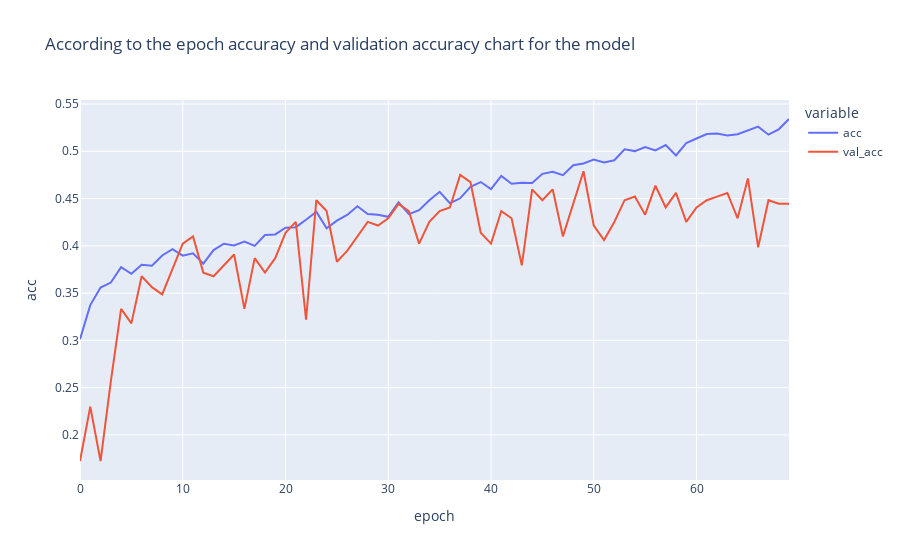

Notebook code cell kept with this figure:
### Code cell
import plotly.express as px
fig=px.line(hist.history,y=['acc','val_acc'],
           labels={'index':'epoch','value':'acc'},
           title=f'According to the epoch accuracy and validation accuracy chart for the model')
fig.show()

### Figure 1 — Plotly figure (JSON) as saved in the notebook; plotly's stock layout.template omitted (floating-point values rounded to 4 significant figures)
{"data": [{"hovertemplate": "variable=acc<br>epoch=%{x}<br>acc=%{y}<extra></extra>", "legendgroup": "acc", "line": {"color": "#636efa", "dash": "solid"}, "marker": {"symbol": "circle"}, "mode": "lines", "name": "acc", "orientation": "v", "showlegend": true, "type": "scatter", "x": [0, 1, 2, 3, 4, 5, 6, 7, 8, 9, 10, 11, 12, 13, 14, 15, 16, 17, 18, 19, 20, 21, 22, 23, 24, 25, 26, 27, 28, 29, 30, 31, 32, 33, 34, 35, 36, 37, 38, 39, 40, 41, 42, 43, 44, 45, 46, 47, 48, 49, 50, 51, 52, 53, 54, 55, 56, 57, 58, 59, 60, 61, 62, 63, 64, 65, 66, 67, 68, 69], "xaxis": "x", "y": [0.3013, 0.3373, 0.3559, 0.3612, 0.3775, 0.3705, 0.38, 0.3789, 0.3899, 0.3965, 0.3897, 0.3921, 0.3812, 0.3955, 0.4022, 0.4004, 0.4044, 0.4, 0.4115, 0.4121, 0.4192, 0.4198, 0.4276, 0.4361, 0.4186, 0.4266, 0.4327, 0.4418, 0.4337, 0.4329, 0.4307, 0.446, 0.4335, 0.4378, 0.4483, 0.4572, 0.445, 0.4503, 0.4624, 0.4675, 0.46, 0.4739, 0.4656, 0.4667, 0.4665, 0.4762, 0.4784, 0.4747, 0.4852, 0.4871, 0.4913, 0.4883, 0.4905, 0.502, 0.5002, 0.5044, 0.501, 0.5067, 0.4956, 0.5087, 0.5135, 0.5182, 0.5188, 0.5168, 0.518, 0.5224, 0.5261, 0.5176, 0.5232, 0.5342], "yaxis": "y"}, {"hovertemplate": "variable=val_acc<br>epoch=%{x}<br>acc=%{y}<extra></extra>", "legendgroup": "val_acc", "line": {"color": "#EF553B", "dash": "solid"}, "marker": {"symbol": "circle"}, "mode": "lines", "name": "val_acc", "orientation": "v", "showlegend": true, "type": "scatter", "x": [0, 1, 2, 3, 4, 5, 6, 7, 8, 9, 10, 11, 12, 13, 14, 15, 16, 17, 18, 19, 20, 21, 22, 23, 24, 25, 26, 27, 28, 29, 30, 31, 32, 33, 34, 35, 36, 37, 38, 39, 40, 41, 42, 43, 44, 45, 46, 47, 48, 49, 50, 51, 52, 53, 54, 55, 56, 57, 58, 59, 60, 61, 62, 63, 64, 65, 66, 67, 68, 69], "xaxis": "x", "y": [0.1724, 0.2299, 0.1724, 0.2567, 0.3333, 0.318, 0.3678, 0.3563, 0.3487, 0.3755, 0.4023, 0.41, 0.3716, 0.3678, 0.3793, 0.3908, 0.3333, 0.387, 0.3716, 0.387, 0.4138, 0.4253, 0.3218, 0.4483, 0.4368, 0.3831, 0.3946, 0.41, 0.4253, 0.4215, 0.4291, 0.4444, 0.4368, 0.4023, 0.4253, 0.4368, 0.4406, 0.4751, 0.4674, 0.4138, 0.4023, 0.4368, 0.4291, 0.3793, 0.4598, 0.4483, 0.4598, 0.41, 0.4444, 0.4789, 0.4215, 0.4061, 0.4253, 0.4483, 0.4521, 0.433, 0.4636, 0.4406, 0.4559, 0.4253, 0.4406, 0.4483, 0.4521, 0.4559, 0.4291, 0.4713, 0.3985, 0.4483, 0.4444, 0.4444], "yaxis": "y"}], "layout": {"legend": {"title": {"text": "variable"}, "tracegroupgap": 0}, "title": {"text": "According to the epoch accuracy and validation accuracy chart for the model"}, "xaxis": {"anchor": "y", "domain": [0, 1], "title": {"text": "epoch"}}, "yaxis": {"anchor": "x", "domain": [0, 1], "title": {"text": "acc"}}}}
